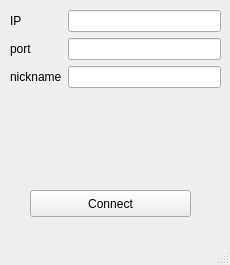
<?xml version="1.0" encoding="UTF-8"?>
<ui version="4.0">
 <class>MainWindow</class>
 <widget class="QMainWindow" name="MainWindow">
  <property name="geometry">
   <rect>
    <x>0</x>
    <y>0</y>
    <width>230</width>
    <height>265</height>
   </rect>
  </property>
  <property name="windowTitle">
   <string>MainWindow</string>
  </property>
  <widget class="QWidget" name="centralwidget">
   <widget class="QPushButton" name="connect_btn">
    <property name="geometry">
     <rect>
      <x>30</x>
      <y>190</y>
      <width>161</width>
      <height>27</height>
     </rect>
    </property>
    <property name="text">
     <string>Connect</string>
    </property>
   </widget>
   <widget class="QWidget" name="formLayoutWidget">
    <property name="geometry">
     <rect>
      <x>10</x>
      <y>10</y>
      <width>211</width>
      <height>95</height>
     </rect>
    </property>
    <layout class="QFormLayout" name="connection">
     <item row="1" column="0">
      <widget class="QLabel" name="port_l">
       <property name="text">
        <string>port</string>
       </property>
      </widget>
     </item>
     <item row="1" column="1">
      <widget class="QLineEdit" name="port_input"/>
     </item>
     <item row="2" column="0">
      <widget class="QLabel" name="nickname_l">
       <property name="text">
        <string>nickname</string>
       </property>
      </widget>
     </item>
     <item row="2" column="1">
      <widget class="QLineEdit" name="nickname_input"/>
     </item>
     <item row="0" column="0">
      <widget class="QLabel" name="ip_l">
       <property name="text">
        <string>IP</string>
       </property>
      </widget>
     </item>
     <item row="0" column="1">
      <widget class="QLineEdit" name="ip_input"/>
     </item>
    </layout>
   </widget>
  </widget>
  <widget class="QMenuBar" name="menubar">
   <property name="geometry">
    <rect>
     <x>0</x>
     <y>0</y>
     <width>230</width>
     <height>24</height>
    </rect>
   </property>
  </widget>
  <widget class="QStatusBar" name="statusbar"/>
 </widget>
 <resources/>
 <connections/>
</ui>
